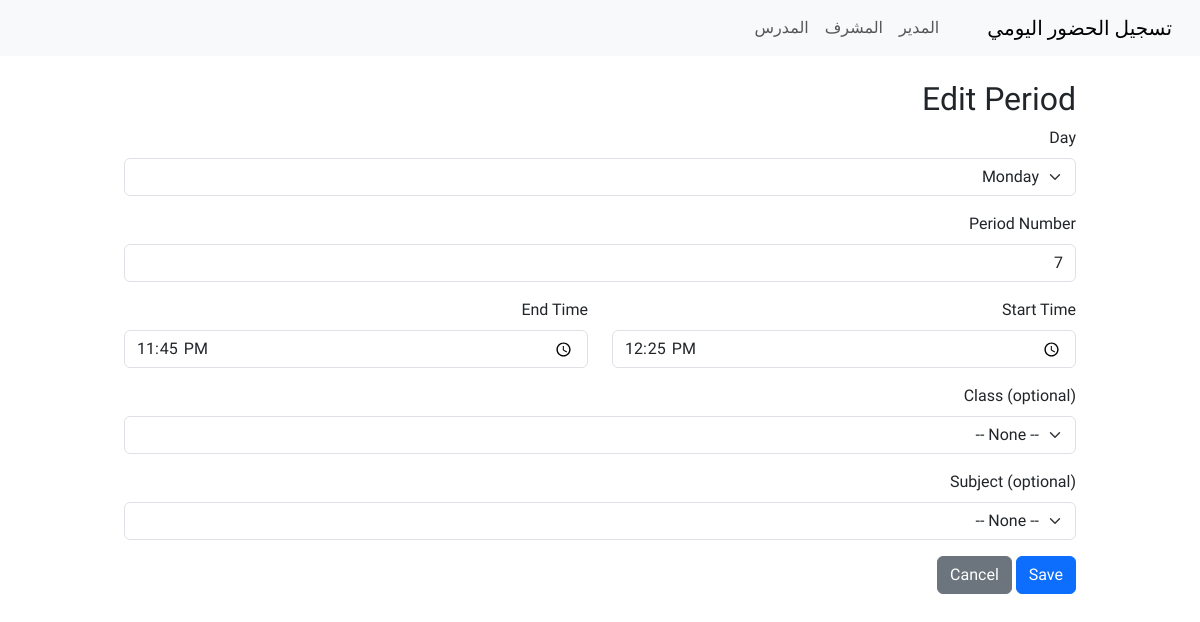
The page /admin/periods/16/edit (signed in) on the database as committed earlier.
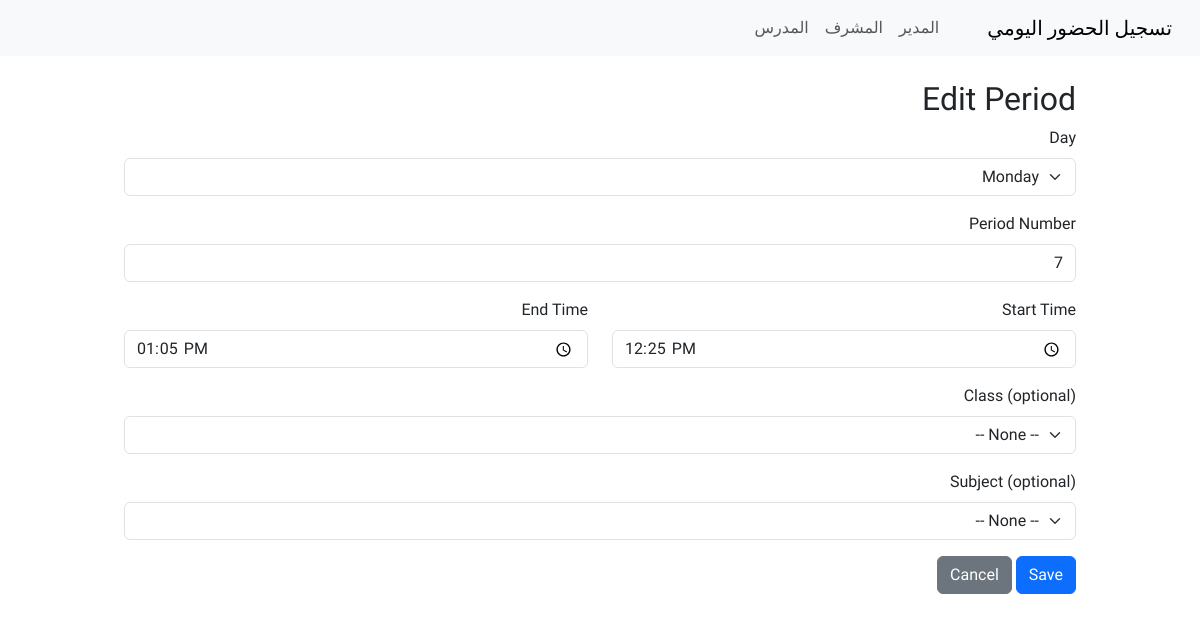
The same page on the database as committed later.
### tables this page shows
CREATE TABLE period (
	id INTEGER NOT NULL, 
	day_of_week INTEGER NOT NULL, 
	period INTEGER NOT NULL, 
	start_time VARCHAR(8), 
	end_time VARCHAR(8), 
	class_id INTEGER, 
	subject_id INTEGER, 
	PRIMARY KEY (id), 
	CONSTRAINT uq_period_day_period_class UNIQUE (day_of_week, period, class_id), 
	FOREIGN KEY(class_id) REFERENCES school_class (id), 
	FOREIGN KEY(subject_id) REFERENCES subject (id)
);

### app.py (the view, shortened to what this page needs)
@app.route('/admin/periods/<int:period_id>/edit', methods=['GET', 'POST'])
@login_required
def admin_periods_edit(period_id):
    if not admin_required():
        return redirect(url_for('index'))
    conn = get_db()
    row = conn.execute("SELECT * FROM period WHERE id = ?", (period_id,)).fetchone()
    if not row:
        flash('Period not found', 'danger')
        return redirect(url_for('admin_periods'))
    p = RowObject(row)
    classes_rows = conn.execute("SELECT * FROM school_class ORDER BY name").fetchall()
    classes = [RowObject(r) for r in classes_rows]
    subjects_rows = conn.execute("SELECT * FROM subject ORDER BY name").fetchall()
    subjects = [RowObject(r) for r in subjects_rows]
    return render_template('admin_period_form.html', period=p, classes=classes, subjects=subjects, days=DAYS)

### app.py (called while the page is built)
def get_db():
    db_conn = getattr(g, '_database', None)
    if db_conn is None:
        db_conn = sqlite3.connect(DATABASE, detect_types=sqlite3.PARSE_DECLTYPES)
        db_conn.row_factory = sqlite3.Row
        g._database = db_conn
    return db_conn

@login_manager.user_loader
def load_user(user_id):
    conn = get_db()
    row = conn.execute("SELECT * FROM user WHERE id = ?", (int(user_id),)).fetchone()
    return SimpleUser(row) if row else None

def admin_required():
    if not current_user.is_authenticated or current_user.role != 'admin':
        flash('Unauthorized', 'danger')
        return False
    return True

    def __getattr__(self, name):
        try:
            return self._r[name]
        except Exception:
            raise AttributeError(name)

### templates/admin_period_form.html (shortened to what this page needs)
{% extends 'layout.html' %}
{% block content %}
<div class="container mt-4">
    <h2>{{ 'Edit Period' if period else 'Create Period' }}</h2>
    <form method="post">
        <div class="mb-3">
            <label class="form-label">Day</label>
            <select name="day_of_week" class="form-select" required>
                {% for d in days %}
                <option value="{{ loop.index0 }}" {% if period and period.day_of_week==loop.index0 %}selected{% endif
                    %}>{{ d }}</option>
                {% endfor %}
            </select>
        </div>
        <div class="mb-3">
            <label class="form-label">Period Number</label>
            <input type="number" name="period" class="form-control" value="{{ period.period if period else 1 }}" min="1"
                required>
        </div>
        <div class="mb-3 row">
            <div class="col">
                <label class="form-label">Start Time</label>
                <input type="time" name="start_time" class="form-control"
                    value="{{ period.start_time if period and period.start_time else '' }}">
            </div>
            <div class="col">
                <label class="form-label">End Time</label>
                <input type="time" name="end_time" class="form-control"
                    value="{{ period.end_time if period and period.end_time else '' }}">
            </div>
        </div>
        <div class="mb-3">
            <label class="form-label">Class (optional)</label>
            <select name="class_id" class="form-select">
                <option value="">-- None --</option>
            </select>
        </div>
        <div class="mb-3">
            <label class="form-label">Subject (optional)</label>
            <select name="subject_id" class="form-select">
                <option value="">-- None --</option>
            </select>
        </div>
        <button type="submit" class="btn btn-primary">Save</button>
        <a href="{{ url_for('admin_periods') }}" class="btn btn-secondary">Cancel</a>
    </form>
</div>
{% endblock %}

### templates/layout.html (shortened to what this page needs)
<!doctype html>
<html lang="en" dir="rtl">
<head>
    <link href="https://cdn.jsdelivr.net/npm/bootstrap@5.3.2/dist/css/bootstrap.min.css" rel="stylesheet">
    <link href="/static/css/style.css" rel="stylesheet">
</head>
<body>
    <nav class="navbar navbar-expand-lg navbar-light bg-light">
        <div class="container-fluid">
            <a class="navbar-brand" href="/">تسجيل الحضور اليومي</a>
            <div class="collapse navbar-collapse">
                <ul class="navbar-nav ms-auto">
                    {% if current_user.is_authenticated and current_user.role=='admin1' %}
                    <li class="nav-item dropdown">
                        <a class="nav-link dropdown-toggle" href="#" id="adminMenu" role="button"
                            data-bs-toggle="dropdown" aria-expanded="false">Admin</a>
                        <ul class="dropdown-menu dropdown-menu-end" aria-labelledby="adminMenu">
                            <li><a class="dropdown-item" href="{{ url_for('admin_dashboard') }}">Dashboard</a></li>
                            <li><a class="dropdown-item" href="{{ url_for('admin_periods') }}">Manage Periods</a></li>
                        </ul>
                    </li>
                    {% else %}
                    <li class="nav-item"><a class="nav-link" href="/admin/login">المدير</a></li>
                    {% endif %}
                    <li class="nav-item"><a class="nav-link" href="/staff/login">المشرف</a></li>
                    <li class="nav-item"><a class="nav-link" href="/teacher/login">المدرس</a></li>
                </ul>
            </div>
        </div>
    </nav>
    <div class="container mt-4">
        {% block content %}{% endblock %}
    </div>
</body>
</html>

### static/css/style.css (style rules this page uses)
body { font-family: 'Tajawal', Tahoma, Geneva, Verdana, sans-serif; }
.container { max-width: 1000px; }

Rows that differ between the two databases and show on the page:
changed period: end_time "23:45" → "13:05"
